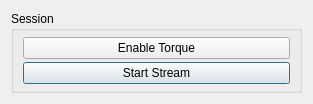
<?xml version="1.0" encoding="UTF-8"?>
<ui version="4.0">
 <class>Form</class>
 <widget class="QWidget" name="Form">
  <property name="geometry">
   <rect>
    <x>0</x>
    <y>0</y>
    <width>313</width>
    <height>99</height>
   </rect>
  </property>
  <property name="windowTitle">
   <string>Form</string>
  </property>
  <layout class="QGridLayout" name="gridLayout">
   <item row="0" column="0">
    <widget class="QGroupBox" name="sessionGroupBox">
     <property name="sizePolicy">
      <sizepolicy hsizetype="Preferred" vsizetype="Preferred">
       <horstretch>0</horstretch>
       <verstretch>0</verstretch>
      </sizepolicy>
     </property>
     <property name="font">
      <font>
       <pointsize>9</pointsize>
       <bold>false</bold>
      </font>
     </property>
     <property name="title">
      <string notr="true">Session</string>
     </property>
     <layout class="QVBoxLayout" name="sessionGroupVerticalLayout">
      <property name="spacing">
       <number>3</number>
      </property>
      <property name="topMargin">
       <number>6</number>
      </property>
      <property name="bottomMargin">
       <number>6</number>
      </property>
      <item>
       <widget class="QPushButton" name="enableTorqueButton">
        <property name="sizePolicy">
         <sizepolicy hsizetype="Preferred" vsizetype="Preferred">
          <horstretch>0</horstretch>
          <verstretch>0</verstretch>
         </sizepolicy>
        </property>
        <property name="font">
         <font>
          <pointsize>9</pointsize>
          <bold>false</bold>
         </font>
        </property>
        <property name="cursor">
         <cursorShape>PointingHandCursor</cursorShape>
        </property>
        <property name="text">
         <string notr="true">Enable Torque</string>
        </property>
        <property name="checkable">
         <bool>true</bool>
        </property>
       </widget>
      </item>
      <item>
       <widget class="QPushButton" name="startStreamPushButton">
        <property name="sizePolicy">
         <sizepolicy hsizetype="Preferred" vsizetype="Preferred">
          <horstretch>0</horstretch>
          <verstretch>0</verstretch>
         </sizepolicy>
        </property>
        <property name="font">
         <font>
          <pointsize>9</pointsize>
          <bold>false</bold>
         </font>
        </property>
        <property name="cursor">
         <cursorShape>PointingHandCursor</cursorShape>
        </property>
        <property name="text">
         <string notr="true">Start Stream</string>
        </property>
        <property name="checkable">
         <bool>true</bool>
        </property>
        <property name="autoDefault">
         <bool>true</bool>
        </property>
        <property name="default">
         <bool>true</bool>
        </property>
       </widget>
      </item>
     </layout>
    </widget>
   </item>
  </layout>
 </widget>
 <resources/>
 <connections/>
</ui>
